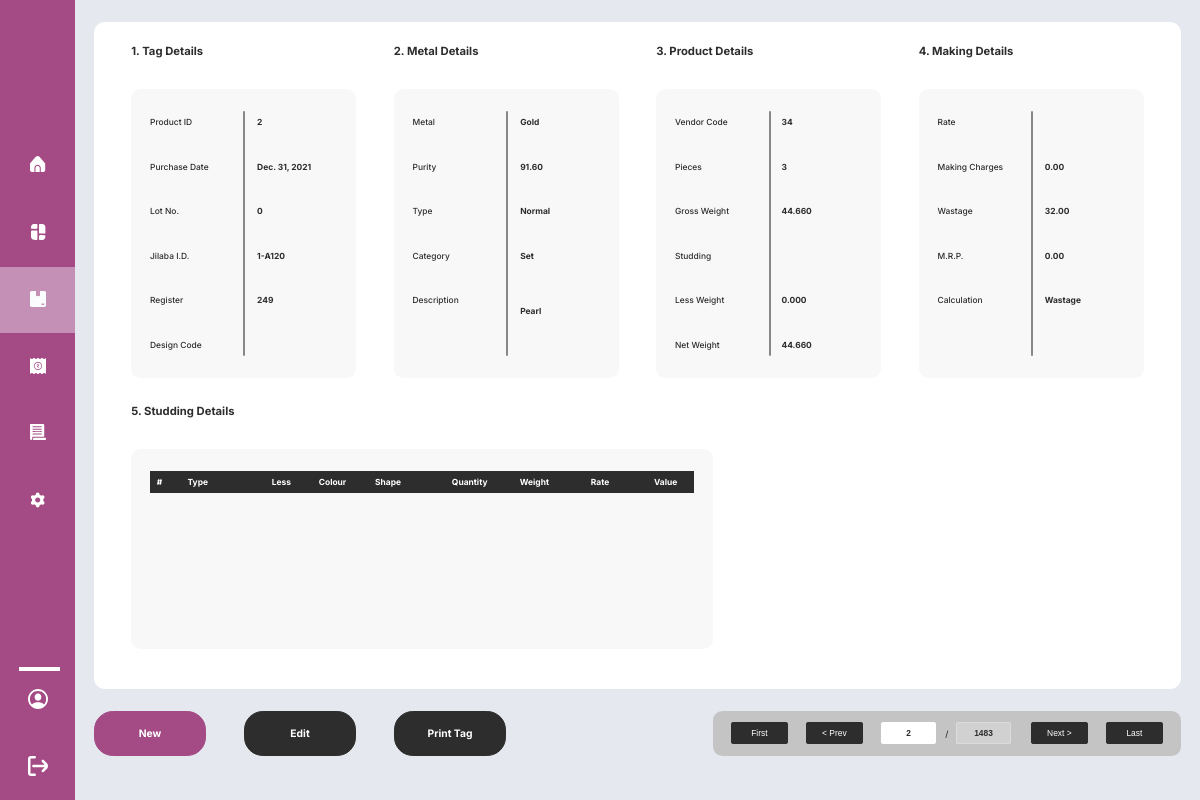
The page /stock/2 (signed in) on the database its author committed.
### stock/models.py (models this page shows, shortened)
class Product(models.Model):
    register_id = models.IntegerField(blank=True, null=True)
    metal = models.ForeignKey(Metal, on_delete=models.CASCADE, related_name="products")
    purity = models.ForeignKey(Purity, on_delete=models.CASCADE, related_name="products")
    type = models.ForeignKey(Type, on_delete=models.CASCADE, related_name="products")
    category = models.ForeignKey(Category, on_delete=models.CASCADE, related_name="products")
    pieces = models.IntegerField(default=1)
    gross_weight = models.DecimalField(max_digits=16, decimal_places=3)
    studs_weight = models.DecimalField(max_digits=16, decimal_places=3)
    less_weight = models.DecimalField(max_digits=16, decimal_places=3)
    net_weight = models.DecimalField(max_digits=16, decimal_places=3)
    calculation = models.CharField(max_length=32, choices=[
    ("Making_Charges", "Making_Charges"),
    ("Wastage", "Wastage"),
    ("MRP", "MRP")
    ])
    making_charges = models.DecimalField(max_digits=16, decimal_places=2, blank=True, null=True)
    wastage = models.DecimalField(max_digits=16, decimal_places=2, blank=True, null=True)
    mrp = models.DecimalField(max_digits=16, decimal_places=2, blank=True, null=True)
    description = models.TextField(blank=True)
    vendor = models.ForeignKey(Vendor, on_delete=models.CASCADE, related_name="products")
    purchase_date = models.DateField(blank=True)
    lot_number = models.IntegerField(blank=True, null=True)
    design_code = models.CharField(max_length=32, blank=True)
    old_id = models.CharField(max_length=16, blank=True)
    invoice = models.ForeignKey(Invoice, on_delete=models.CASCADE, related_name="products", blank=True, null=True)
    home_sale = models.ForeignKey(Home_Sale, on_delete=models.CASCADE, related_name="products", blank=True, null=True)
    sold = models.BooleanField(default=False)

class Vendor(models.Model):
    name = models.CharField(max_length=64)
    firm = models.CharField(max_length=64, blank=True)
    contact = models.CharField(max_length=16, blank=True)
    email = models.EmailField(blank=True)
    old_id = models.CharField(max_length=16, blank=True)
    old_description = models.CharField(max_length=64, blank=True)

### masters/models/product.py (models this page shows, shortened)
class Metal(models.Model):
    metal = models.CharField(max_length=32, unique=True)
    symbol = models.CharField(max_length=32, blank=True)
    colour = models.CharField(max_length=32, blank=True)
    melting_point = models.DecimalField(max_digits=16, decimal_places=2, blank=True, null=True)
    boiling_point = models.DecimalField(max_digits=16, decimal_places=2, blank=True, null=True)
    density = models.DecimalField(max_digits=16, decimal_places=2, blank=True, null=True)

class Purity(models.Model):
    purity = models.DecimalField(max_digits=16, decimal_places=2, unique=True)
    karatage = models.CharField(max_length=32, blank=True)
    display_name = models.CharField(max_length=32, blank=True)

class Type(models.Model):
    type = models.CharField(max_length=64, unique=True)
    hsn = models.ForeignKey(HSN, on_delete=models.CASCADE, related_name="types")
    abbreviation = models.CharField(max_length=16, blank=True)

class Category(models.Model):
    category = models.CharField(max_length=64, unique=True)
    abbreviation = models.CharField(max_length=16, blank=True)

### stock/views.py (the view, shortened to what this page needs)
# urls.py: path("<int:pk>", ProductDetailView.as_view(), name="product_detail")
class ProductDetailView(ProductBaseView, DetailView):
    queryset = Product.objects.filter(sold=False).order_by("pk")
    permission_required = "stock.view_product"
    template_name = "stock/product.html"
    def get_context_data(self, **kwargs):
        context = super().get_context_data(**kwargs)
        context["first_id"] = self.queryset.first().id
        context["last_id"] = self.queryset.last().id
        return context

### stock/templates/stock/product.html (shortened to what this page needs)
{% extends "masters/layout.html" %}
{% load static %}
{% block link %}
  <link rel="stylesheet" href="{% static 'CSS/product.css' %}">
{% endblock %}
{% block body %}
  <span class="inner-text">1. Tag Details</span><span class="inner-text">2. Metal Details</span><span class="inner-text">3. Product Details</span><span class="inner-text">4. Making Details</span>
  <div class="inner-box" style="margin-left: 3.125vw;">
    <table class="first-row-tables">
      <tr>
        <td>Product ID</td>
        <td>{{ product.id }}</td>
      </tr>
      <tr>
        <td>Purchase Date</td>
        <td>{{ product.purchase_date }}</td>
      </tr>
      <tr>
        <td>Lot No.</td>
        <td>{{ product.lot_number }}</td>
      </tr>
      <tr>
        <td>Jilaba I.D.</td>
        <td>{{ product.old_id }}</td>
      </tr>
      <tr>
        <td>Register</td>
        <td>{{ product.register_id }}</td>
      </tr>
      <tr>
        <td>Design Code</td>
        <td>{{ product.design_code }}</td>
      </tr>
    </table>
  </div><div class="inner-box">
    <table class="first-row-tables">
      <tr>
        <td>Metal</td>
        <td>{{ product.metal.metal }}</td>
      </tr>
      <tr>
        <td>Purity</td>
        <td>{{ product.purity.purity }}</td>
      </tr>
      <tr>
        <td>Type</td>
        <td>{{ product.type.type }}</td>
      </tr>
      <tr>
        <td>Category</td>
        <td>{{ product.category.category }}</td>
      </tr>
      <tr>
        <td style="padding-bottom: 8.33vh;">Description</td>
        <td style="height: 5.56vh; padding-bottom: 5.56vh;">{{ product.description }}</td>
      </tr>
    </table>
  </div><div class="inner-box">
    <table class="first-row-tables">
      <tr>
        <td>Vendor Code</td>
        <td>{{ product.vendor.id }}</td>
      </tr>
      <tr>
        <td>Pieces</td>
        <td>{{ product.pieces }}</td>
      </tr>
      <tr>
        <td>Gross Weight</td>
        <td>{{ product.gross_weight }}</td>
      </tr>
      <tr>
        <td>Studding</td>
        <td>{{ product.studding_weight }}</td>
      </tr>
      <tr>
        <td>Less Weight</td>
        <td>{{product.less_weight }}</td>
      </tr>
      <tr>
        <td>Net Weight</td>
        <td>{{ product.net_weight }}</td>
      </tr>
    </table>
  </div><div class="inner-box">
    <table class="first-row-tables">
      <tr>
        <td>Rate</td>
        <td>{{ product.rate }}</td>
      </tr>
      <tr>
        <td>Making Charges</td>
        <td>{{ product.making_charges }}</td>
      </tr>
      <tr>
        <td>Wastage</td>
        <td>{{ product.wastage }}</td>
      </tr>
      <tr>
        <td>M.R.P.</td>
        <td>{{ product.mrp }}</td>
      </tr>
      <tr>
        <td style="padding-bottom: 8.33vh;">Calculation</td>
        <td style="padding-bottom: 8.33vh;">{{ product.calculation }}</td>
      </tr>
    </table>
  </div>
  <span class="inner-text">5. Studding Details</span>
  <div class="second-row-boxes">
    <table class="second-row-tables-thead">
      <thead>
        <tr>
          <th>#</th>
          <th>Type</th>
          <th>Less</th>
          <th>Colour</th>
          <th>Shape</th>
          <th>Quantity</th>
          <th>Weight</th>
          <th>Rate</th>
          <th>Value</th>
        </tr>
      </thead>
    </table>
    <table class="second-row-tables">
    </table>
  </div>
</div>
<form action="" method="post">
  <button id="product-new" type="submit" name="product_new">New</button>
</form>
<form action="" method="post">
  <button id="product-edit" type="submit" name="product_edit">Edit</button>
</form>
<form action="" method="post">
  <button id="print-tag" type="submit" name="print_tag">Print Tag</button>
</form>
<div id="bottom-nav-bar">
  <span class="bottom-nav-background"></span>
  <form action="{% url 'product_detail' pk=first_id %}" method="post">
    <button id = "first" type="submit" name="first"
    >First</button>
  </form>
  <form action="{% url 'product_detail' product.id|add:'-1' %}" method="post">
    <button id = "previous" type="submit" name="previous"
    >&#60; Prev</button>
  </form>
  <form action="{% url 'product_detail' pk=0 %}" method="post">
    <input id = "id" type="number" name="id" value="{{ product.id }}" min="1" max="" required oninput="validateID(this, '')" onclick="this.select()">
  </form>
  <span id = "slash">/</span>
  <form action="" method="get">
    <input id = "last-id" type="number" name="last-id" value="{{ last_id }}" disabled>
  </form>
  <form action="{% url 'product_detail' pk=product.id|add:'1' %}" method="post">
    <button id = "next" type="submit" name="next"
    >Next &#62;</button>
  </form>
  <form action="{% url 'product_detail' pk=last_id %}" method="post">
    <button id = "last" type="submit" name="last"
    >Last</button>
  </form>
</div>
{% endblock %}

### masters/static/CSS/layout.css (style rules this page uses)
* { padding: 0px; }
html, body { width: 100vw; height: 100vh; margin: 0px; background: #E5E9EF; }
input[type=number] { -moz-appearance: textfield; }

### rows shown on the page
Product: id "2", purchase_date "Dec. 31, 2021", lot_number "0", old_id "1-A120", register_id "249", metal.metal "Gold", purity.purity "91.60", type.type "Normal", category.category "Set", description "Pearl", vendor.id "34", pieces "3", gross_weight "44.660", less_weight "0.000", net_weight "44.660", making_charges "0.00", wastage "32.00", mrp "0.00", calculation "Wastage"
